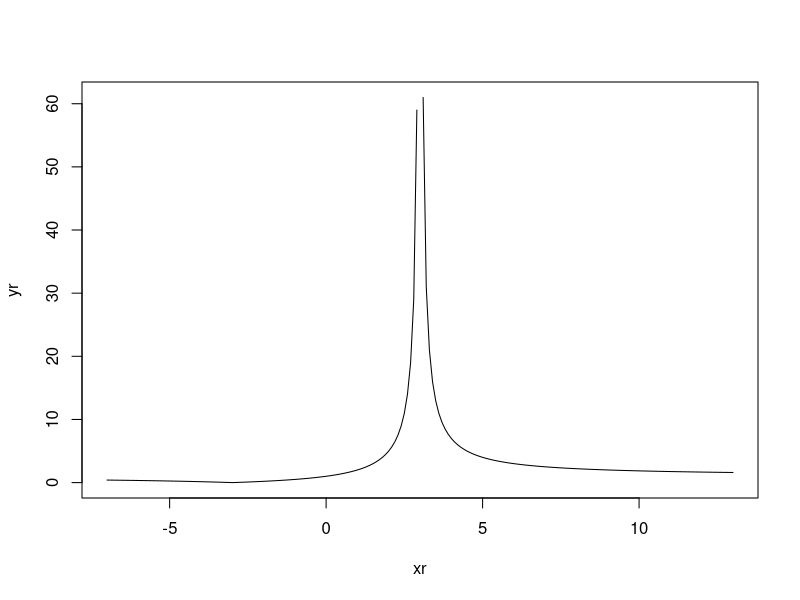

The R script that drew this image:
## ---- chunk 1
knitr::opts_chunk$set(echo = TRUE)
## ---- chunk 2

f = function(x){abs((x+3)/(x-3))}
xr = seq(-7,13,by=0.1)
yr = sapply(xr, f)
library(knitr)
## ---- chunk 3
x = -7:13
y = round(sapply(x, f),2)
m = cbind(x,y)
kable(m)
plot(xr,yr, type = "l")
## ---- chunk 4
v = c(5, 6, 8, 3, 4, 9, 7, 5, 1, 2, 1)
v
rev(sort(v))
sort(rev(v))
sort(v, decreasing = TRUE)
summary(v)
